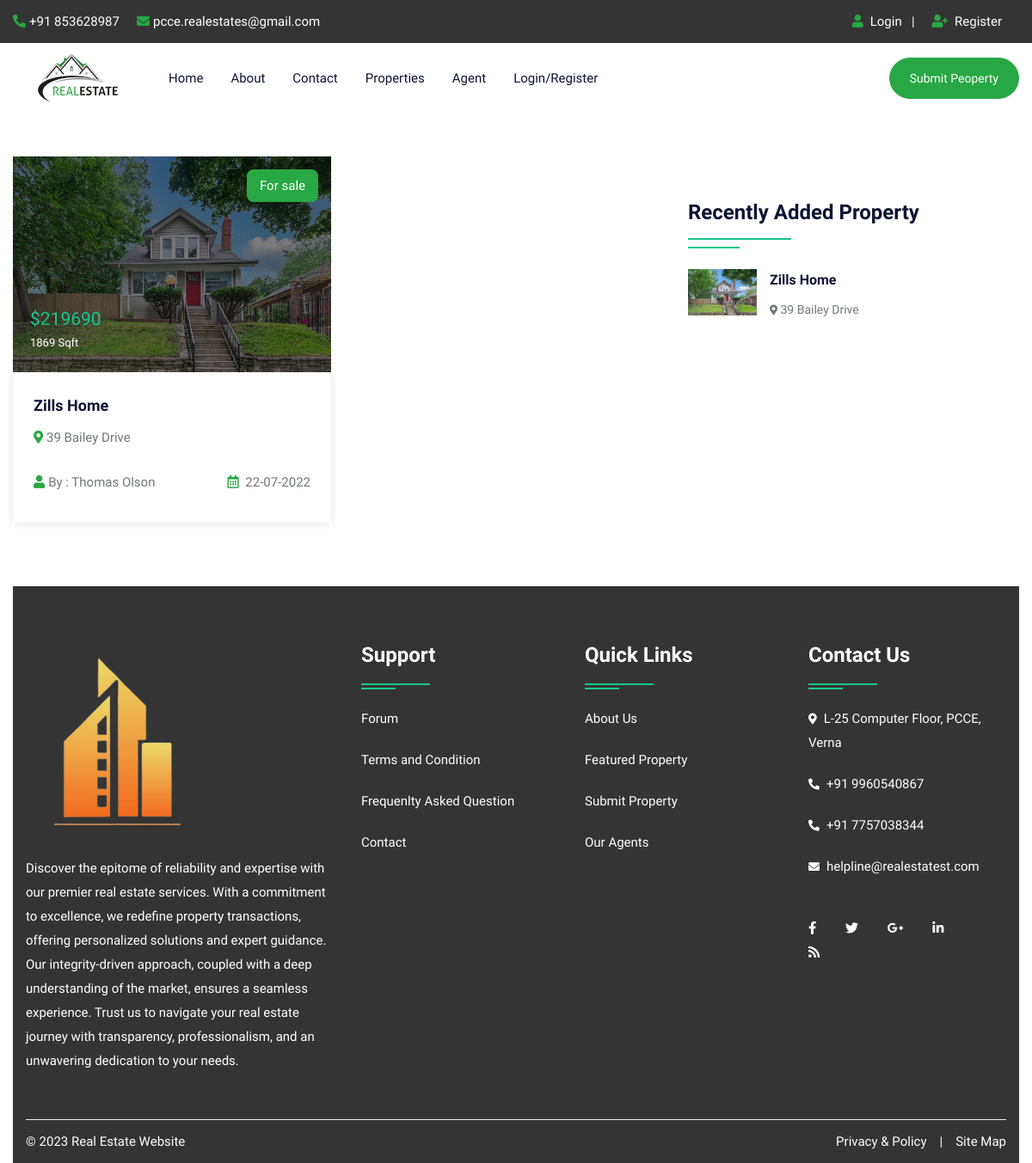
The page /stateproperty.php?id=Colotana on the database as committed earlier.
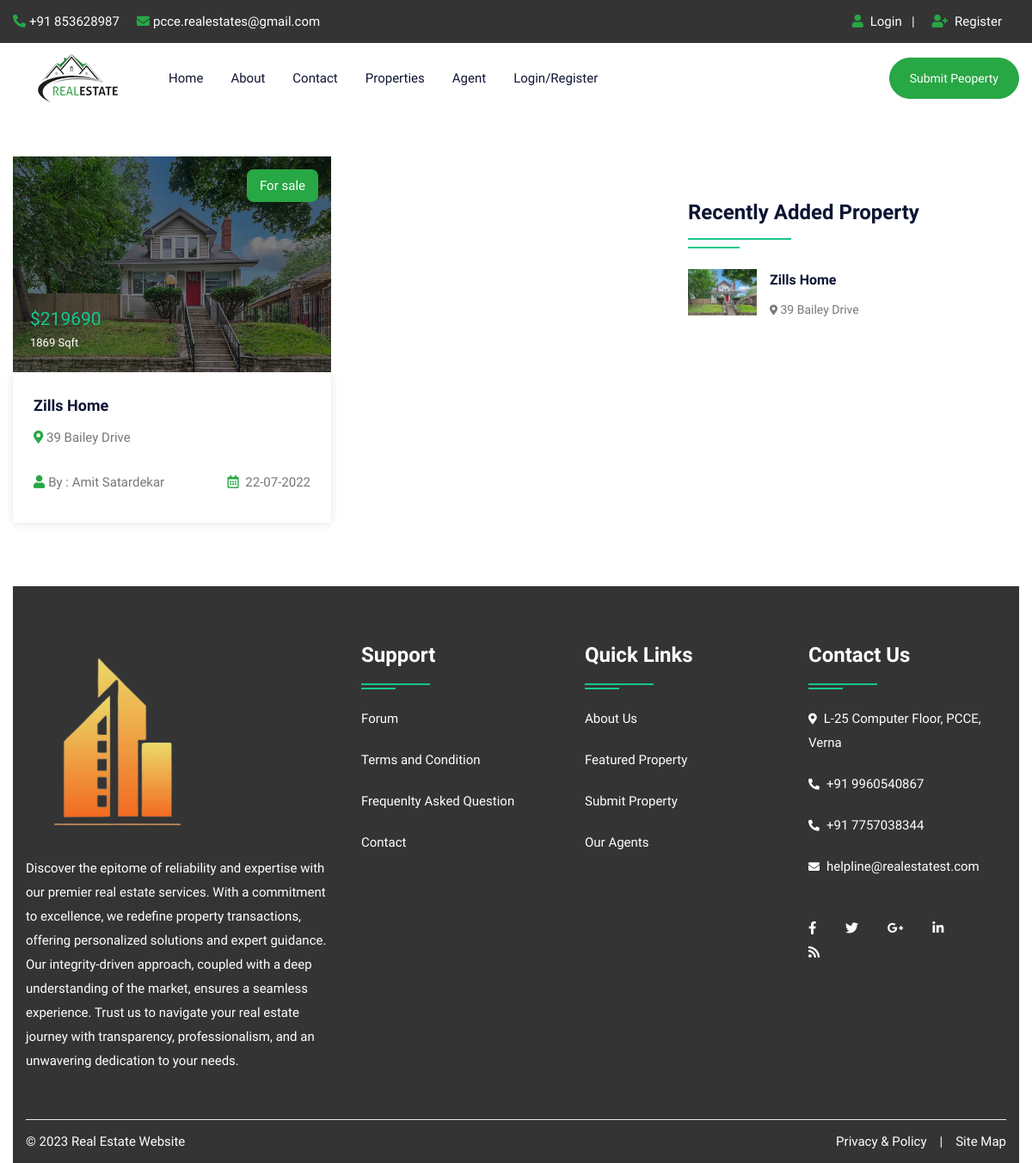
The same page on the database as committed later.
### tables this page shows
CREATE TABLE `property` (
  `pid` int(50) NOT NULL,
  `title` varchar(200) NOT NULL,
  `pcontent` longtext NOT NULL,
  `type` varchar(100) NOT NULL,
  `bhk` varchar(50) NOT NULL,
  `stype` varchar(100) NOT NULL,
  `bedroom` int(50) NOT NULL,
  `bathroom` int(50) NOT NULL,
  `balcony` int(50) NOT NULL,
  `kitchen` int(50) NOT NULL,
  `hall` int(50) NOT NULL,
  `floor` varchar(50) NOT NULL,
  `size` int(50) NOT NULL,
  `price` int(50) NOT NULL,
  `location` varchar(200) NOT NULL,
  `city` varchar(100) NOT NULL,
  `state` varchar(100) NOT NULL,
  `feature` longtext NOT NULL,
  `pimage` varchar(300) NOT NULL,
  `pimage1` varchar(300) NOT NULL,
  `pimage2` varchar(300) NOT NULL,
  `pimage3` varchar(300)  NULL,
  `pimage4` varchar(300) NULL,
  `uid` int(50) NOT NULL,
  `status` varchar(50) NOT NULL,
  `mapimage` varchar(300) NOT NULL,
  `topmapimage` varchar(300) NOT NULL,
  `groundmapimage` varchar(300) NOT NULL,
  `totalfloor` varchar(50) NOT NULL,
  `date` datetime NOT NULL DEFAULT CURRENT_TIMESTAMP,
  `isFeatured` int(11) DEFAULT NULL
);

CREATE TABLE `user` (
  `uid` int(50) NOT NULL,
  `uname` varchar(100) NOT NULL,
  `uemail` varchar(100) NOT NULL,
  `uphone` varchar(20) NOT NULL,
  `upass` varchar(50) NOT NULL,
  `utype` varchar(50) NOT NULL,
  `uimage` varchar(300) NULL
);

### stateproperty.php (the view, shortened to what this page needs)
<!DOCTYPE html>
<html lang="en">
<head>
<link rel="stylesheet" type="text/css" href="css/bootstrap.min.css">
<link rel="stylesheet" type="text/css" href="css/bootstrap-slider.css">
<link rel="stylesheet" type="text/css" href="css/jquery-ui.css">
<link rel="stylesheet" type="text/css" href="css/layerslider.css">
<link rel="stylesheet" type="text/css" href="css/color.css" id="color-change">
<link rel="stylesheet" type="text/css" href="css/owl.carousel.min.css">
<link rel="stylesheet" type="text/css" href="css/font-awesome.min.css">
<link rel="stylesheet" type="text/css" href="fonts/flaticon/flaticon.css">
<link rel="stylesheet" type="text/css" href="css/style.css">
</head>
<body>
<div id="page-wrapper">
    <div class="row">
		<?php include("include/header.php");?>
        <div class="full-row">
            <div class="container">
                <div class="row">
					<div class="col-lg-8">
                        <div class="row">
							<?php
								$state=$_REQUEST['id'];
								$query=mysqli_query($con,"SELECT property.*, user.uname,user.utype,user.uimage FROM `property`,`user` WHERE property.uid=user.uid and state='$state'");
								while($row=mysqli_fetch_array($query))
								{
							?>
                            <div class="col-md-6">
                                <div class="featured-thumb hover-zoomer mb-4">
                                    <div class="overlay-black overflow-hidden position-relative"> <img src="admin/property/<?php echo $row['18'];?>" alt="pimage">
                                        <div class="sale bg-success text-white">For <?php echo $row['5'];?></div>
                                        <div class="price text-primary text-capitalize">$<?php echo $row['13'];?> <span class="text-white"><?php echo $row['12'];?> Sqft</span></div>
                                    </div>
                                    <div class="featured-thumb-data shadow-one">
                                        <div class="p-4">
                                            <h5 class="text-secondary hover-text-success mb-2 text-capitalize"><a href="propertydetail.php?pid=<?php echo $row['0'];?>"><?php echo $row['1'];?></a></h5>
                                            <span class="location text-capitalize"><i class="fas fa-map-marker-alt text-success"></i> <?php echo $row['14'];?></span> </div>
                                        <div class="px-4 pb-4 d-inline-block w-100">
                                            <div class="float-left text-capitalize"><i class="fas fa-user text-success mr-1"></i>By : <?php echo $row['uname'];?></div>
                                            <div class="float-right"><i class="far fa-calendar-alt text-success mr-1"></i> <?php echo date('d-m-Y', strtotime($row['date']));?></div>
                                        </div>
                                    </div>
                                </div>
                            </div>
                            <?php } ?>
                        </div>
                    </div>
                        <div class="sidebar-widget mt-5">
                            <h4 class="double-down-line-left text-secondary position-relative pb-4 mb-4">Recently Added Property</h4>
                            <ul class="property_list_widget">
								<?php
								$query=mysqli_query($con,"SELECT * FROM `property` ORDER BY date DESC LIMIT 6");
										while($row=mysqli_fetch_array($query))
										{
								?>
                                <li> <img src="admin/property/<?php echo $row['18'];?>" alt="pimage">
                                    <h6 class="text-secondary hover-text-success text-capitalize"><a href="propertydetail.php?pid=<?php echo $row['0'];?>"><?php echo $row['1'];?></a></h6>
                                    <span class="font-14"><i class="fas fa-map-marker-alt icon-success icon-small"></i> <?php echo $row['14'];?></span>
                                </li>
                                <?php } ?>
                            </ul>
                        </div>
                    </div>
                </div>
            </div>
        </div>
		<?php include("include/footer.php");?>
    </div>
</body>
</html>

Rows that differ between the two databases and show on the page:
changed through a linked row, property "Zills Home": uid.uname "Thomas Olson" → "Amit Satardekar"
